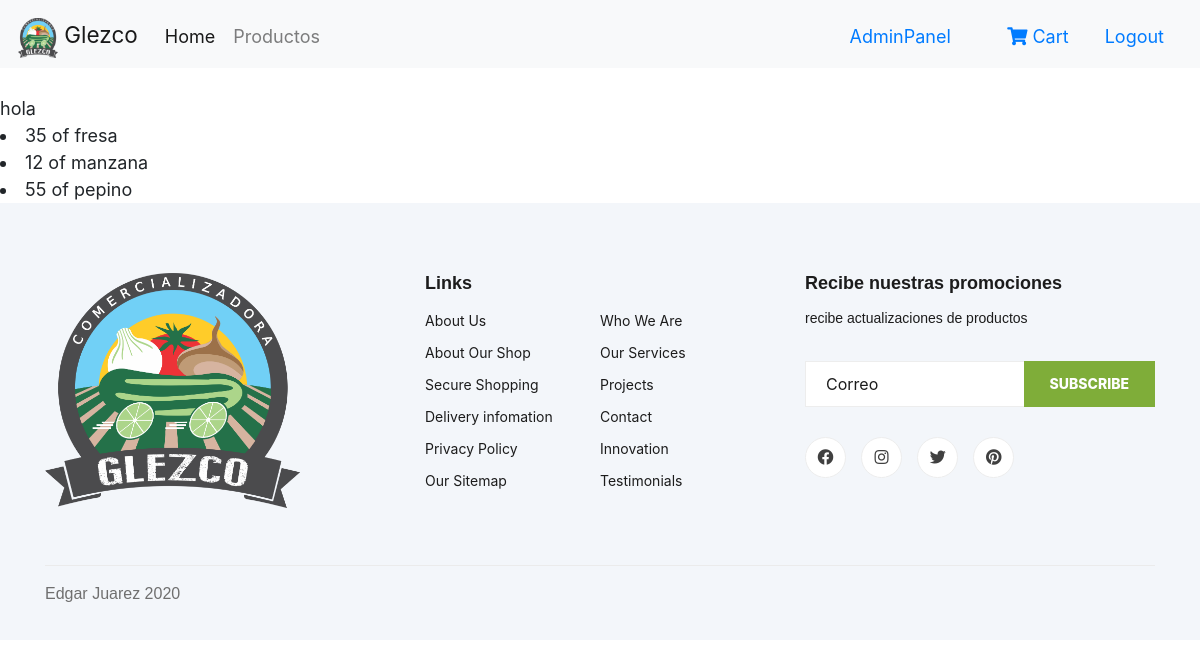
Page /Panel/ordenesCanceladas (signed in) on the committed database.
### core/models.py (models this page shows, shortened)
class Order(models.Model):
    user = models.ForeignKey(settings.AUTH_USER_MODEL, on_delete=models.CASCADE)
    items = models.ManyToManyField(OrderItem)
    start_date = models.DateTimeField(auto_now_add=True)
    ordered_date = models.DateTimeField(null=True, blank=True)
    ordered = models.BooleanField(default=False)
    shipping_address = models.ManyToManyField(DireccionEntrega)
    being_delivered = models.BooleanField(default=False)
    received = models.BooleanField(default=False)
    cancelled = models.BooleanField(default=False)
    ordered_date_pedido = models.DateTimeField(null=True, blank=True)

class OrderItem(models.Model):
    user = models.ForeignKey(settings.AUTH_USER_MODEL, on_delete=models.CASCADE)
    ordered = models.BooleanField(default=False)
    item = models.ForeignKey(productos, on_delete=models.CASCADE)
    quantity = models.IntegerField(default=1)
    def __str__(self):
        return f"{self.quantity} of {self.item.titulo}"

class productos(models.Model):
    titulo = models.CharField(max_length=100)
    descripcion = models.TextField(blank=True)
    price = models.FloatField(default=1) #quitar
    image = models.ImageField(upload_to='media/core/images/')
    slug = models.SlugField(null=False, unique=True)
    disponible = models.BooleanField(default=True)

### core/views.py (the view)
# urls.py: path('Panel/ordenesCanceladas', views.ver_ordenes_canceladas, name='OrdenesMasterCanceladas'),
@login_required
def ver_ordenes_canceladas(request):
    todos = Order.objects.filter(cancelled=True).order_by('-ordered_date_pedido')
    return render(request, 'core/OrdenCancelada.html', {'object_list':todos})

### core/templates/core/OrdenCancelada.html
{% extends "core/base.html" %}
{% block content %}
{% for item in object_list %}
    <br>
    {% if item.items.all %}
        {{item.user}}
        {% for prof in item.items.all %}
            <li>
                {{prof}}
            </li>
        {% endfor %}
    {% endif %}
{% empty %}
    <li>No articles yet.</li>
{% endfor %}
{% endblock content %}

### core/static/core/style-glezco.css (style rules this page uses)
* { margin: 0; padding: 0; box-sizing: border-box; }
html { font-family: Fine-Eroded; font-size: 18px; }

### core/static/core/css/style.css (style rules this page uses)
html, body { height: 100%; font-family: "Cairo", sans-serif; -webkit-font-smoothing: antialiased; font-smoothing: antialiased; }

### rows in the picture
Order: user "hola"
OrderItem: quantity+item "35 of fresa"
OrderItem: quantity+item "12 of manzana"
OrderItem: quantity+item "55 of pepino"
